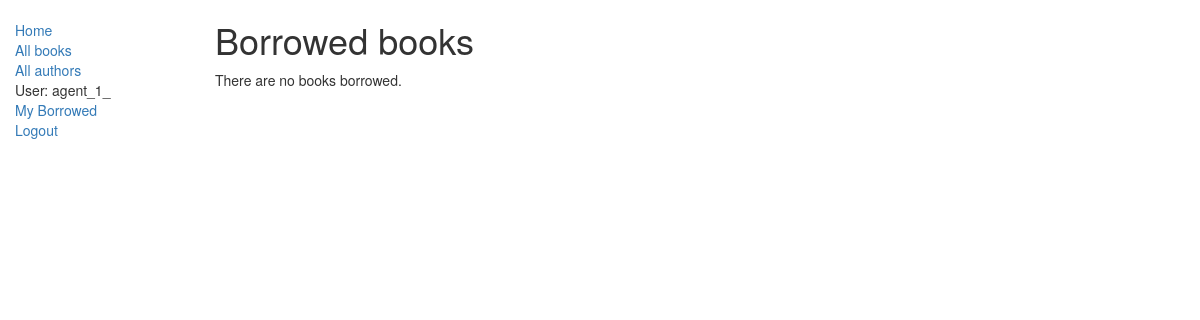
Page /catalog/mybooks/ (signed in) on the earlier database version.
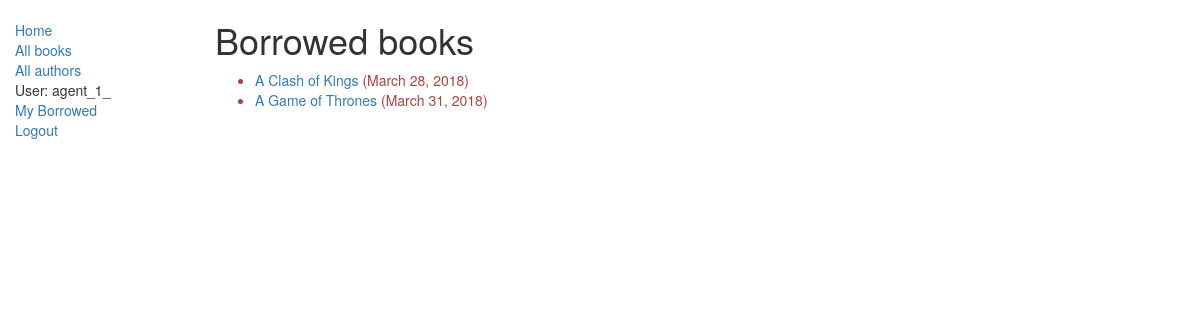
Same page on the later database version.
### catalog/models.py (models this page shows, shortened)
class BookInstance(models.Model):
    LOAN_STATUS = (
        ('m', 'Maintenance'),
        ('o', 'On loan'),
        ('a', 'Available'),
        ('r', 'Reserved'),
    )
    id = models.UUIDField(primary_key=True, default=uuid.uuid4, help_text='Unique ID for this particular book across whole library')
    book = models.ForeignKey('Book', on_delete=models.SET_NULL, null=True)
    imprint = models.CharField(max_length=200)
    due_back = models.DateField(null=True, blank=True)
    status = models.CharField(max_length=1, choices=LOAN_STATUS, blank=True, default='m', help_text='Book availability')
    borrower = models.ForeignKey(User, on_delete=models.SET_NULL, null=True, blank=True)
    class Meta:
        ordering = ["due_back"]
    @property
    def is_overdue(self):
        if self.due_back and date.today() > self.due_back:
            return True
        return False

class Book(models.Model):
    title = models.CharField(max_length=200)
    author = models.ForeignKey('Author', on_delete=models.SET_NULL, null=True)
    summary = models.TextField(max_length=1000, help_text='Enter a brief description of the book')
    isbn = models.CharField('ISBN', max_length=13, help_text='13 Character <a href="https://www.isbn-international.org/content/what-isbn">ISBN number</a>')
    genre = models.ManyToManyField(Genre, help_text='Select a genre for this book')
    def display_genre(self):
        """
        Creates a string for the Genre. This is required to display genre in Admin.
        """
        return ', '.join([ genre.name for genre in self.genre.all()[:3] ])
    display_genre.short_description = 'Genre'

### catalog/views.py (the view)
# urls.py: path('mybooks/', views.LoanedBooksByUserListView.as_view(), name='my-borrowed'),
class LoanedBooksByUserListView(LoginRequiredMixin, generic.ListView):
    model = BookInstance
    template_name = 'catalog/bookinstance_list_borrowed_user.html'
    paginate_by = 10
    def get_queryset(self):
        return BookInstance.objects.filter(borrower=self.request.user).filter(status__exact='o').order_by('due_back')

### templates/catalog/bookinstance_list_borrowed_user.html
{% extends "base_generic.html" %}
{% block content %}
    <h1>Borrowed books</h1>
    {% if bookinstance_list %}
    <ul>
      {% for bookinst in bookinstance_list %}
      <li class="{% if bookinst.is_overdue %}text-danger{% endif %}">
        <a href="{% url 'book-detail' bookinst.book.pk %}">{{bookinst.book.title}}</a> ({{ bookinst.due_back }})
      </li>
      {% endfor %}
    </ul>
    {% else %}
      <p>There are no books borrowed.</p>
    {% endif %}
{% endblock %}

Differences in the rows shown:
now on this page (row edited): BookInstance: book "A Clash of Kings", due_back "March 28, 2018"
now on this page (row edited): BookInstance: book "A Game of Thrones", due_back "March 31, 2018"
Other differences:
text no longer shown: "There are no books borrowed."
